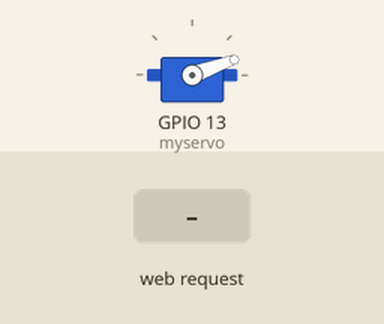
The sketch below on a simulated ESP8266 (NodeMCU). On the bench: servo. Inputs (shaded band) come from the test bench. WiFi joins after 1.5 s; servers stay silent unless stated; what the sketch prints to the serial monitor is not drawn.

Above: at 2.7 s.
2.8 s: HTTP request GET /onesixty received
At 3.2 s:
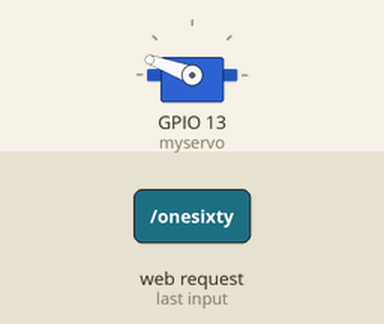
4.3 s: HTTP request GET / received
At 5.5 s:
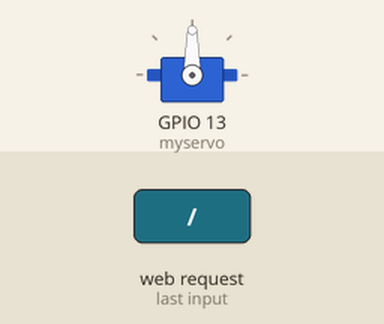
5.8 s: HTTP request GET /twenty received
At 6.7 s:
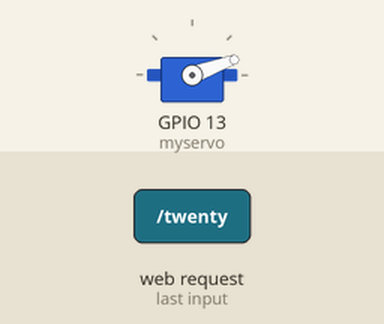
Timing chart, 0 to 8.8 s (numbered marks = the images above; inputs shaded):
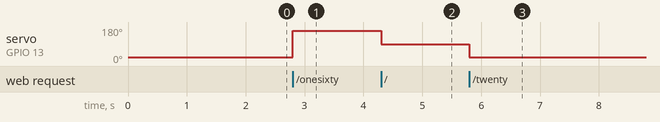

The sketch:

aru4_3_WebServo.ino
```cpp
#include <Servo.h>
#include <ESP8266WebServer.h>
#define SSID "FABLABKAMAKURA2_guest"
#define PASS "kamakura_1192"

ESP8266WebServer server(80);
Servo myservo;

void setup(){
  Serial.begin(9600);
  myservo.attach(13);
  myservo.write(20);
  connectWifi();
  server.on("/", handleRoot);
  server.on("/twenty", turn20);
  server.on("/onesixty", turn160);
  server.begin();
}

void loop() {
  server.handleClient();
}

void connectWifi(){
  WiFi.begin(SSID, PASS);
  Serial.println();
  while(WiFi.status() != WL_CONNECTED){
    delay(500);
    Serial.print(".");
  }
  Serial.println("WiFi connected");
  Serial.println(WiFi.localIP());
}

void handleRoot(){
  myservo.write(90);
  server.send(200, "text/html", "90");
}

void turn20(){
  myservo.write(20);
  server.send(200, "text/plain", "20");
  Serial.println("Turn on 20");
}

void turn160(){
  myservo.write(160);
  server.send(200, "text/plain", "160");
  Serial.println("Turn on 160");
}
```

Measured:
- after the input at 2.8 s, servo on GPIO 13 (myservo): 20° → 160° at once
- after the input at 4.3 s, servo on GPIO 13 (myservo): 160° → 90° at once
- after the input at 5.8 s, servo on GPIO 13 (myservo): 90° → 20° at once
